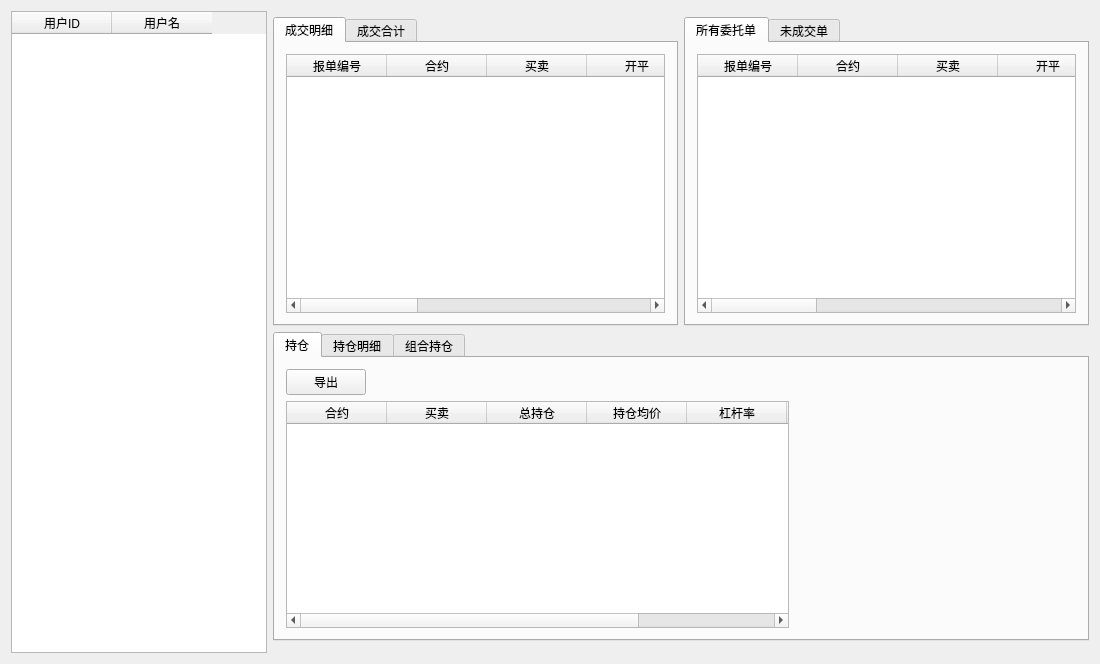
<?xml version="1.0" encoding="UTF-8"?>
<ui version="4.0">
 <class>QtAccountDetailWidget</class>
 <widget class="QWidget" name="QtAccountDetailWidget">
  <property name="geometry">
   <rect>
    <x>0</x>
    <y>0</y>
    <width>1100</width>
    <height>664</height>
   </rect>
  </property>
  <property name="windowTitle">
   <string>QtAccountDetailWidget</string>
  </property>
  <layout class="QGridLayout" name="gridLayout">
   <item row="0" column="0" rowspan="5" alignment="Qt::AlignLeft">
    <widget class="QTableWidget" name="tableWidget_usr">
     <property name="maximumSize">
      <size>
       <width>357</width>
       <height>16777215</height>
      </size>
     </property>
     <column>
      <property name="text">
       <string>用户ID</string>
      </property>
     </column>
     <column>
      <property name="text">
       <string>用户名</string>
      </property>
     </column>
    </widget>
   </item>
   <item row="1" column="4">
    <widget class="QTabWidget" name="tabWidget_3">
     <property name="currentIndex">
      <number>0</number>
     </property>
     <widget class="QWidget" name="tab_10">
      <attribute name="title">
       <string>所有委托单</string>
      </attribute>
      <layout class="QGridLayout" name="gridLayout_6">
       <item row="0" column="0">
        <widget class="QTableWidget" name="tableWidget_2">
         <column>
          <property name="text">
           <string>报单编号</string>
          </property>
         </column>
         <column>
          <property name="text">
           <string>合约</string>
          </property>
         </column>
         <column>
          <property name="text">
           <string>买卖</string>
          </property>
         </column>
         <column>
          <property name="text">
           <string>开平</string>
          </property>
         </column>
         <column>
          <property name="text">
           <string>挂单状态</string>
          </property>
         </column>
         <column>
          <property name="text">
           <string>报单价格</string>
          </property>
         </column>
         <column>
          <property name="text">
           <string>报单手数</string>
          </property>
         </column>
         <column>
          <property name="text">
           <string>未成交手数</string>
          </property>
         </column>
         <column>
          <property name="text">
           <string>详细状态</string>
          </property>
         </column>
         <column>
          <property name="text">
           <string>交易所</string>
          </property>
         </column>
        </widget>
       </item>
      </layout>
     </widget>
     <widget class="QWidget" name="tab_11">
      <attribute name="title">
       <string>未成交单</string>
      </attribute>
      <layout class="QGridLayout" name="gridLayout_8">
       <item row="0" column="0">
        <widget class="QTableWidget" name="tableWidget_7">
         <column>
          <property name="text">
           <string>报单编号</string>
          </property>
         </column>
         <column>
          <property name="text">
           <string>合约</string>
          </property>
         </column>
         <column>
          <property name="text">
           <string>买卖</string>
          </property>
         </column>
         <column>
          <property name="text">
           <string>开平</string>
          </property>
         </column>
         <column>
          <property name="text">
           <string>报单手数</string>
          </property>
         </column>
         <column>
          <property name="text">
           <string>未成交手数</string>
          </property>
         </column>
         <column>
          <property name="text">
           <string>报单价格</string>
          </property>
         </column>
         <column>
          <property name="text">
           <string>报单时间</string>
          </property>
         </column>
        </widget>
       </item>
      </layout>
     </widget>
    </widget>
   </item>
   <item row="1" column="3">
    <widget class="QTabWidget" name="tabWidget_2">
     <property name="currentIndex">
      <number>0</number>
     </property>
     <widget class="QWidget" name="tab_8">
      <attribute name="title">
       <string>成交明细</string>
      </attribute>
      <layout class="QGridLayout" name="gridLayout_5">
       <item row="0" column="0">
        <widget class="QTableWidget" name="tableWidget">
         <column>
          <property name="text">
           <string>报单编号</string>
          </property>
         </column>
         <column>
          <property name="text">
           <string>合约</string>
          </property>
         </column>
         <column>
          <property name="text">
           <string>买卖</string>
          </property>
         </column>
         <column>
          <property name="text">
           <string>开平</string>
          </property>
         </column>
         <column>
          <property name="text">
           <string>成交价格</string>
          </property>
         </column>
         <column>
          <property name="text">
           <string>成交手数</string>
          </property>
         </column>
         <column>
          <property name="text">
           <string>成交时间</string>
          </property>
         </column>
         <column>
          <property name="text">
           <string>成交编号</string>
          </property>
         </column>
         <column>
          <property name="text">
           <string>交易所</string>
          </property>
         </column>
        </widget>
       </item>
      </layout>
     </widget>
     <widget class="QWidget" name="tab_9">
      <attribute name="title">
       <string>成交合计</string>
      </attribute>
      <layout class="QGridLayout" name="gridLayout_7">
       <item row="0" column="0">
        <widget class="QTableWidget" name="tableWidget_6">
         <column>
          <property name="text">
           <string>合约</string>
          </property>
         </column>
         <column>
          <property name="text">
           <string>买卖</string>
          </property>
         </column>
         <column>
          <property name="text">
           <string>开平</string>
          </property>
         </column>
         <column>
          <property name="text">
           <string>成交均价</string>
          </property>
         </column>
         <column>
          <property name="text">
           <string>成交手数</string>
          </property>
         </column>
        </widget>
       </item>
      </layout>
     </widget>
    </widget>
   </item>
   <item row="2" column="3" colspan="2">
    <widget class="QTabWidget" name="tabWidget">
     <property name="currentIndex">
      <number>0</number>
     </property>
     <widget class="QWidget" name="tab">
      <attribute name="title">
       <string>持仓</string>
      </attribute>
      <layout class="QGridLayout" name="gridLayout_2">
       <item row="1" column="0">
        <widget class="QTableWidget" name="tableWidget_3">
         <column>
          <property name="text">
           <string>合约</string>
          </property>
         </column>
         <column>
          <property name="text">
           <string>买卖</string>
          </property>
         </column>
         <column>
          <property name="text">
           <string>总持仓</string>
          </property>
         </column>
         <column>
          <property name="text">
           <string>持仓均价</string>
          </property>
         </column>
         <column>
          <property name="text">
           <string>杠杆率</string>
          </property>
         </column>
         <column>
          <property name="text">
           <string>货值</string>
          </property>
         </column>
         <column>
          <property name="text">
           <string>货值占比</string>
          </property>
         </column>
        </widget>
       </item>
       <item row="1" column="1">
        <widget class="QAccount" name="widget" native="true">
         <property name="minimumSize">
          <size>
           <width>281</width>
           <height>0</height>
          </size>
         </property>
        </widget>
       </item>
       <item row="0" column="0" alignment="Qt::AlignLeft">
        <widget class="QPushButton" name="pushButton">
         <property name="maximumSize">
          <size>
           <width>509</width>
           <height>16777215</height>
          </size>
         </property>
         <property name="text">
          <string>导出</string>
         </property>
        </widget>
       </item>
      </layout>
     </widget>
     <widget class="QWidget" name="tab_2">
      <attribute name="title">
       <string>持仓明细</string>
      </attribute>
      <layout class="QGridLayout" name="gridLayout_3">
       <item row="0" column="1">
        <widget class="QTableWidget" name="tableWidget_4">
         <column>
          <property name="text">
           <string>成交编号</string>
          </property>
         </column>
         <column>
          <property name="text">
           <string>合约</string>
          </property>
         </column>
         <column>
          <property name="text">
           <string>买卖</string>
          </property>
         </column>
         <column>
          <property name="text">
           <string>手数</string>
          </property>
         </column>
         <column>
          <property name="text">
           <string>昨结价格</string>
          </property>
         </column>
         <column>
          <property name="text">
           <string>开仓时间</string>
          </property>
         </column>
         <column>
          <property name="text">
           <string>浮动盈亏</string>
          </property>
         </column>
         <column>
          <property name="text">
           <string>交易所</string>
          </property>
         </column>
        </widget>
       </item>
      </layout>
     </widget>
     <widget class="QWidget" name="tab_3">
      <attribute name="title">
       <string>组合持仓</string>
      </attribute>
      <layout class="QGridLayout" name="gridLayout_4">
       <item row="0" column="0">
        <widget class="QTableWidget" name="tableWidget_5">
         <column>
          <property name="text">
           <string>成交编号</string>
          </property>
         </column>
         <column>
          <property name="text">
           <string>合约</string>
          </property>
         </column>
         <column>
          <property name="text">
           <string>买卖</string>
          </property>
         </column>
         <column>
          <property name="text">
           <string>手数</string>
          </property>
         </column>
         <column>
          <property name="text">
           <string>开仓日期</string>
          </property>
         </column>
         <column>
          <property name="text">
           <string>保证金</string>
          </property>
         </column>
         <column>
          <property name="text">
           <string>交易所</string>
          </property>
         </column>
        </widget>
       </item>
      </layout>
     </widget>
    </widget>
   </item>
  </layout>
 </widget>
 <layoutdefault spacing="6" margin="11"/>
 <customwidgets>
  <customwidget>
   <class>QAccount</class>
   <extends>QWidget</extends>
   <header>QAccount.h</header>
   <container>1</container>
  </customwidget>
 </customwidgets>
 <resources/>
 <connections/>
</ui>
